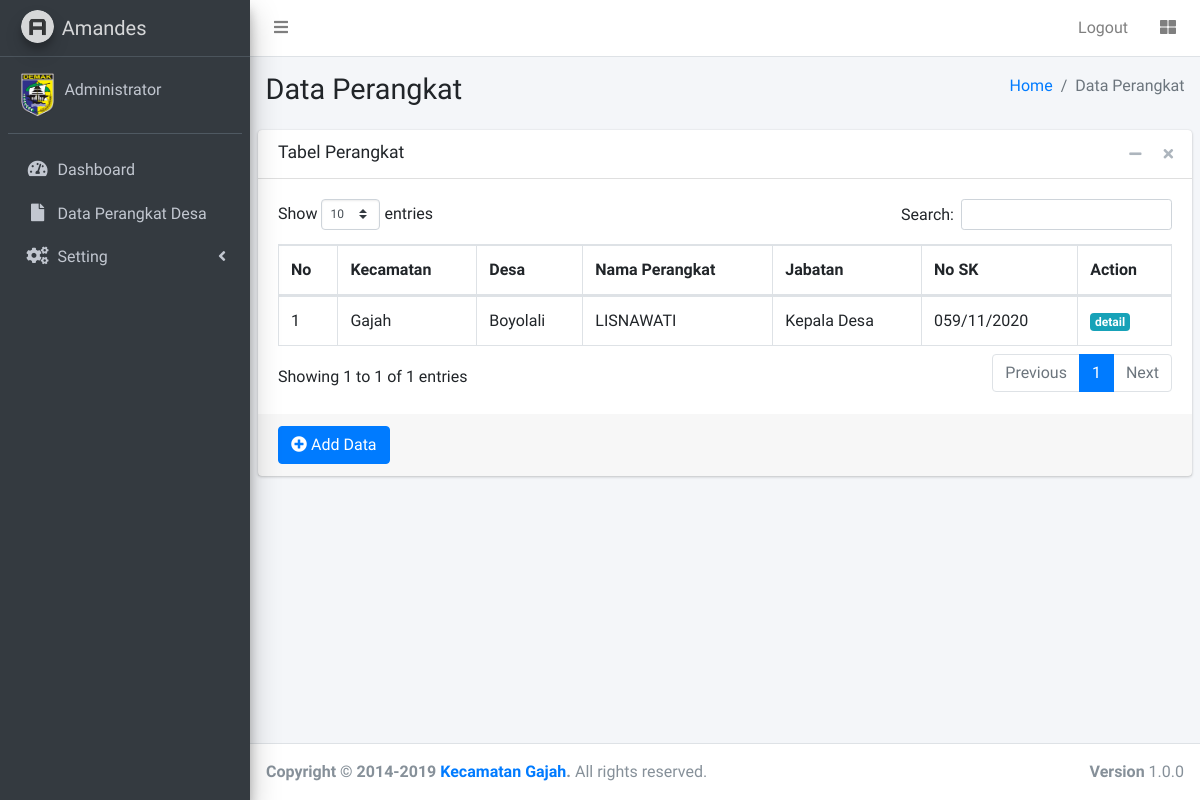
The app's page /index.php?page=perdes (signed in) with its own data.
### tables this page shows
CREATE TABLE `tb_perdes` (
  `id_perdes` int(11) NOT NULL,
  `id_kec` int(11) NOT NULL,
  `id_desa` int(11) NOT NULL,
  `id_pend` int(11) NOT NULL,
  `id_jab` int(11) NOT NULL,
  `nama` varchar(30) NOT NULL,
  `jk` varchar(20) NOT NULL,
  `tempat` varchar(30) NOT NULL,
  `tgl_lahir` date NOT NULL,
  `alamat` text NOT NULL,
  `no_sk` varchar(50) NOT NULL,
  `tmt` date NOT NULL,
  `foto_perdes` varchar(50) NOT NULL,
  `foto_sk` varchar(50) NOT NULL,
  `status` enum('Y','N') NOT NULL
);

CREATE TABLE `tb_kec` (
  `id_kec` int(11) NOT NULL,
  `kec` varchar(30) NOT NULL
);

CREATE TABLE `tb_desa` (
  `id_desa` int(11) NOT NULL,
  `desa` varchar(30) NOT NULL,
  `id_kec` int(11) NOT NULL
);

CREATE TABLE `tb_jabatan` (
  `id_jab` int(11) NOT NULL,
  `jabatan` varchar(30) NOT NULL
);

### perdes/perdes.php (the view)
<section class="content-header">
    <div class="container-fluid">
        <div class="row mb-2">
            <div class="col-sm-6">
                <h1>Data Perangkat</h1>
            </div>
            <div class="col-sm-6">
                <ol class="breadcrumb float-sm-right">
                    <li class="breadcrumb-item"><a href="index.php">Home</a></li>
                    <li class="breadcrumb-item active">Data Perangkat</li>
                </ol>
            </div>
        </div>
    </div>
</section>
<section class="content">
    <div class="card">
        <div class="card-header">
            <h3 class="card-title">Tabel Perangkat</h3>
            <div class="card-tools">
                <button type="button" class="btn btn-tool" data-card-widget="collapse" data-toggle="tooltip" title="Collapse">
                    <i class="fas fa-minus"></i></button>
                <button type="button" class="btn btn-tool" data-card-widget="remove" data-toggle="tooltip" title="Remove">
                    <i class="fas fa-times"></i></button>
            </div>
        </div>
        <div class="card-body">
            <table id="example1" class="table table-bordered table-hover">
                <thead>
                    <tr>
                        <th>No</th>
                        <th>Kecamatan</th>
                        <th>Desa</th>
                        <th>Nama Perangkat</th>
                        <th>Jabatan</th>
                        <th>No SK</th>
                        <th>Action</th>
                    </tr>
                </thead>
                <tbody>
                <?php
                $no = 1;
                $sql = $conn->query("SELECT * FROM tb_perdes WHERE status='Y'");
                while($data = $sql->fetch_assoc()){
                ?>
                    <tr>
                        <td><?= $no++; ?></td>
                        <td>
                            <?php
                             $id_kec = $data['id_kec'];
                             $sql_kec = $conn->query("SELECT * FROM tb_kec WHERE id_kec=$id_kec");
                             while($data_kec = $sql_kec->fetch_assoc()){
                             echo $data_kec['kec']; ?>
                             <?php } ?>
                        </td>
                        <td>
                            <?php
                             $id_desa = $data['id_desa'];
                             $sql_desa = $conn->query("SELECT * FROM tb_desa WHERE id_desa=$id_desa");
                             while($data_desa = $sql_desa->fetch_assoc()){
                             echo $data_desa['desa']; ?>
                             <?php }?>
                        </td>
                        <td><?= $data['nama']; ?></td>
                        <td>
                            <?php
                             $id_jab = $data['id_jab'];
                             $sql_jab = $conn->query("SELECT * FROM tb_jabatan WHERE id_jab=$id_jab");
                             while($data_jab = $sql_jab->fetch_assoc()){
                             echo $data_jab['jabatan']; ?>
                             <?php }?>
                        </td>
                        <td><?= $data['no_sk']; ?></td>
                        <td>
                            <a href="?page=perdes&action=detail&id=<?= $data['id_perdes']; ?>" class="badge badge-info">detail</a>
                        </td>
                    </tr>
                <?php } ?>
                </tbody>
            </table>
        </div>
        <?php
        if(isset($_SESSION["login"])){
        ?>
        <div class="card-footer">
            <a href="?page=perdes&action=add" class="btn btn-primary"><i class="fas fa-plus-circle"></i> Add Data</a>
        </div>
          <?php } ?>
    </div>
</section>

### records on screen
tb_perdes: nama "LISNAWATI", no_sk "059/11/2020"
tb_kec: kec "Gajah"
tb_desa: desa "Boyolali"
tb_jabatan: jabatan "Kepala Desa"
